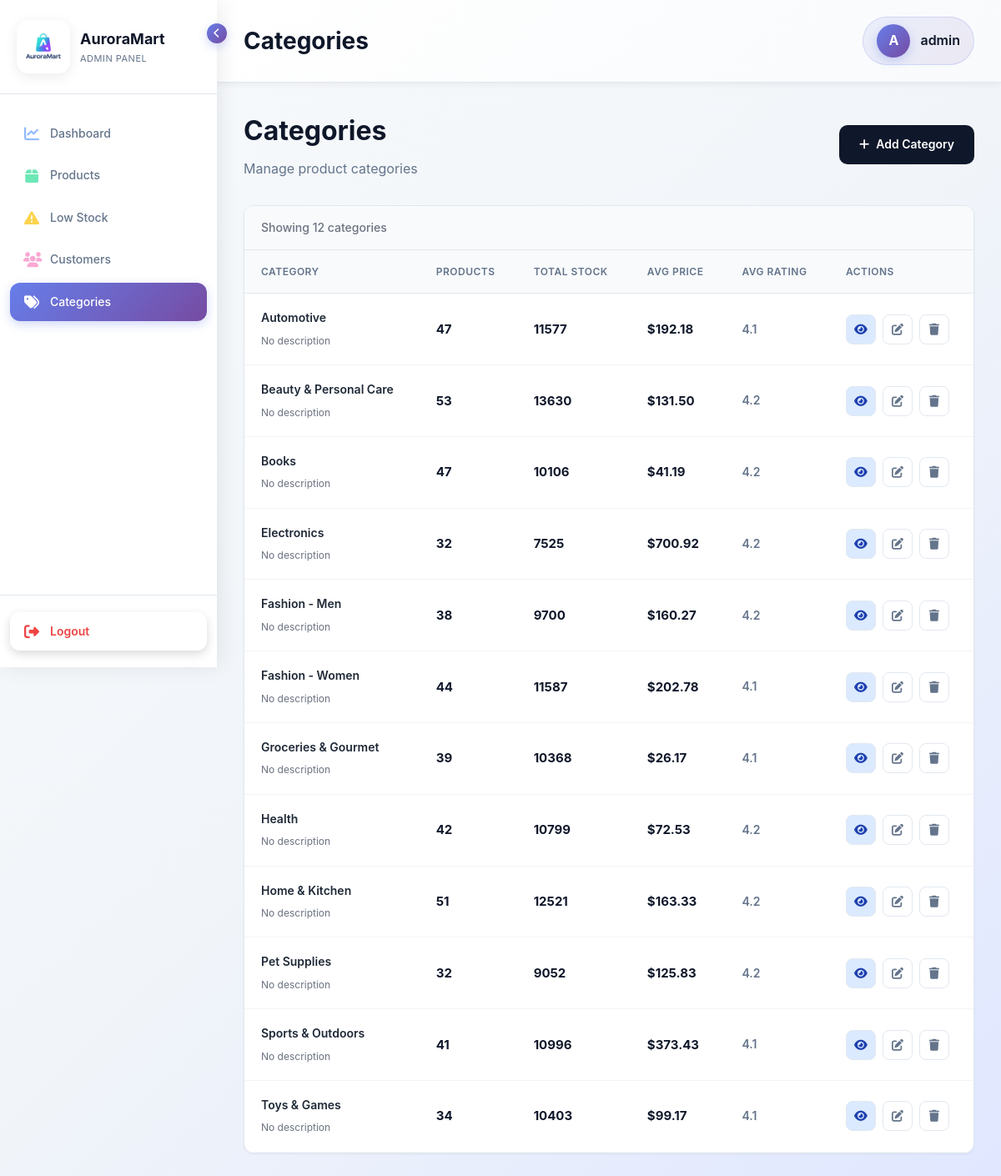
The page /adminpanel/categories/ (signed in) on the database its author committed.
### storefront/models.py (models this page shows, shortened)
class Customer(AbstractUser):
    username = models.CharField(
        max_length=150,
        unique=True,
        help_text='Required. 150 characters or fewer. Any characters allowed.',
        validators=[],  # No validators - allow any characters
        error_messages={
            'unique': "A user with that username already exists.",
        },
    )
    age = models.IntegerField(null=True, blank=True)
    gender = models.CharField(max_length=20, blank=True)
    employment_status = models.CharField(max_length=50, blank=True)
    occupation = models.CharField(max_length=100, blank=True)
    education = models.CharField(max_length=100, blank=True)
    household_size = models.IntegerField(null=True, blank=True)
    has_children = models.BooleanField(default=False)
    monthly_income_sgd = models.DecimalField(max_digits=10, decimal_places=2, null=True, blank=True, default=None)
    preferred_category = models.ForeignKey(Category, on_delete=models.SET_NULL, null=True, blank=True)

class Category(models.Model):
    name = models.CharField(max_length=100)
    description = models.TextField(blank=True)

### adminpanel/views/category_views.py (the view)
# urls.py: path('categories/', category_views.category_list, name='category_list'),
@login_required(login_url='adminpanel:login')
@user_passes_test(is_staff_user, login_url='adminpanel:login')
def category_list(request):
    categories = Category.objects.annotate(
        product_count=Count('product', filter=Q(product__is_active=True)),
        total_stock=Sum('product__stock', filter=Q(product__is_active=True)),
        avg_price=Avg('product__price', filter=Q(product__is_active=True)),
        avg_rating=Avg('product__rating', filter=Q(product__is_active=True))
    ).order_by('name')
    context = {
        'categories': categories,
    }
    return render(request, 'adminpanel/category/category_list.html', context)

### adminpanel/views/category_views.py (called while the page is built)
def is_staff_user(user):
    return user.is_authenticated and user.is_staff

### storefront/views.py (called while the page is built)
def cart_count(request):
    cart = request.session.get('cart', {})
    total_items = sum(int(qty) for qty in cart.values())
    return {
        'cart_count': total_items
    }

### adminpanel/templates/adminpanel/category/category_list.html (shortened to what this page needs)
{% extends 'adminpanel/base.html' %}
{% load static %}
{% block page_title %}Categories{% endblock %}
{% block content %}
<div class="page-header">
    <div>
        <h1 style="font-size: 32px; font-weight: 700; color: #0f172a; margin: 0;">Categories</h1>
        <p style="color: #64748b; margin: 8px 0 0 0;">Manage product categories</p>
    </div>
    <div class="header-actions">
        <a href="{% url 'adminpanel:category_add' %}" class="btn-add">
            <i class="fas fa-plus"></i>
            Add Category
        </a>
    </div>
</div>
{% if categories %}
<div class="products-table">
    <div class="results-info">
        Showing {{ categories.count }} categor{{ categories.count|pluralize:"y,ies" }}
    </div>
    <table>
        <thead>
            <tr>
                <th>Category</th>
                <th>Products</th>
                <th>Total Stock</th>
                <th>Avg Price</th>
                <th>Avg Rating</th>
                <th>Actions</th>
            </tr>
        </thead>
        <tbody>
            {% for category in categories %}
            <tr>
                <td>
                    <span class="product-name">{{ category.name }}</span>
                    {% if category.description %}
                    <span class="product-sku">{{ category.description|truncatewords:10 }}</span>
                    {% else %}
                    <span class="product-sku">No description</span>
                    {% endif %}
                </td>
                <td><span class="price">{{ category.product_count }}</span></td>
                <td><span class="price">{{ category.total_stock|default:0 }}</span></td>
                <td><span class="price">${{ category.avg_price|floatformat:2|default:"0.00" }}</span></td>
                <td>
                    {% if category.avg_rating %}
                    <span class="rating">{{ category.avg_rating|floatformat:1 }}</span>
                    {% else %}
                    <span class="rating">N/A</span>
                    {% endif %}
                </td>
                <td>
                    <div class="actions">
                        <a href="{% url 'adminpanel:category_detail' category.id %}" class="btn-icon btn-view" title="View Details">
                            <i class="fas fa-eye"></i>
                        </a>
                        <a href="{% url 'adminpanel:category_edit' category.id %}" class="btn-icon" title="Edit Category">
                            <i class="fas fa-edit"></i>
                        </a>
                        <a href="{% url 'adminpanel:category_delete' category.id %}" class="btn-icon btn-delete" title="Delete Category" onclick="return confirm('Are you sure you want to delete this category?');">
                            <i class="fas fa-trash"></i>
                        </a>
                    </div>
                </td>
            </tr>
            {% endfor %}
        </tbody>
    </table>
</div>
{% endif %}
{% endblock %}

### adminpanel/templates/adminpanel/base.html (shortened to what this page needs)
<!DOCTYPE html>
<html lang="en">
<head>
    {% load static %}
    <link rel="stylesheet" href="https://cdnjs.cloudflare.com/ajax/libs/font-awesome/6.4.0/css/all.min.css">
</head>
<body>
    <div class="sidebar" id="sidebar">
        <div class="sidebar-header">
            <div class="sidebar-logo">
                <img src="{% static 'images/Auroramart-logo.png' %}" alt="AuroraMart Logo">
            </div>
            <div class="sidebar-brand">
                <div class="brand-name">AuroraMart</div>
                <div class="brand-subtitle">Admin Panel</div>
            </div>
            <div class="sidebar-toggle" onclick="toggleSidebar()">
                <i class="fas fa-chevron-left"></i>
            </div>
        </div>
        <nav class="sidebar-nav">
            <div class="nav-item">
                <a href="{% url 'adminpanel:dashboard' %}" class="nav-link {% if request.resolver_match.url_name == 'dashboard' %}active{% endif %}">
                    <i class="fas fa-chart-line"></i>
                    <span class="nav-text">Dashboard</span>
                </a>
            </div>
            <div class="nav-item">
                <a href="{% url 'adminpanel:product_list' %}" class="nav-link {% if 'product' in request.resolver_match.url_name %}active{% endif %}">
                    <i class="fas fa-box"></i>
                    <span class="nav-text">Products</span>
                </a>
            </div>
            <div class="nav-item">
                <a href="{% url 'adminpanel:low_stock' %}" class="nav-link {% if request.resolver_match.url_name == 'low_stock' %}active{% endif %}">
                    <i class="fas fa-exclamation-triangle"></i>
                    <span class="nav-text">Low Stock</span>
                </a>
            </div>
            <div class="nav-item">
                <a href="{% url 'adminpanel:customer_list' %}" class="nav-link {% if 'customer' in request.resolver_match.url_name %}active{% endif %}">
                    <i class="fas fa-users"></i>
                    <span class="nav-text">Customers</span>
                </a>
            </div>
            <div class="nav-item">
                <a href="{% url 'adminpanel:category_list' %}" class="nav-link {% if 'category' in request.resolver_match.url_name %}active{% endif %}">
                    <i class="fas fa-tags"></i>
                    <span class="nav-text">Categories</span>
                </a>
            </div>
        </nav>
        <div class="sidebar-footer">
            {% if user.is_authenticated %}
            <a href="{% url 'adminpanel:logout' %}" class="logout-link">
                <i class="fas fa-sign-out-alt"></i>
                <span class="nav-text">Logout</span>
            </a>
            {% endif %}
        </div>
    </div>
    <div class="main-content">
        <div class="topbar">
            <h1 class="page-title">{% block page_title %}Dashboard{% endblock %}</h1>
            {% if user.is_authenticated %}
            <div class="user-info">
                <div class="user-avatar">{{ user.username|slice:":1"|upper }}</div>
                <span class="user-name">{{ user.username }}</span>
            </div>
            {% endif %}
        </div>
        <div class="content-wrapper">
            {% block content %}{% endblock %}
        </div>
    </div>
</body>
</html>

### adminpanel/templates/adminpanel/base.html (style rules this page uses)
* { margin: 0; padding: 0; box-sizing: border-box; }
body { font-family: -apple-system, BlinkMacSystemFont, 'Segoe UI', Roboto, Oxygen, Ubuntu, Cantarell, sans-serif; background: linear-gradient(135deg, #f8fafc 0%, #f1f5f9 50%, #e0e7ff 100%); background-attachment: fixed; color: #1e293b; line-height: 1.6; min-height: 100vh; }
.sidebar { position: fixed; left: 0; top: 0; height: 100vh; width: 260px; background: #ffffff; box-shadow: 4px 0 24px rgba(0, 0, 0, 0.08); transition: width 0.3s ease; z-index: 1000; display: flex; flex-direction: column; }
.sidebar-header { padding: 24px 20px; border-bottom: 1px solid #e2e8f0; display: flex; align-items: center; gap: 12px; }
.sidebar-logo { width: 64px; height: 64px; background: #ffffff; border-radius: 14px; display: flex; align-items: center; justify-content: center; flex-shrink: 0; padding: 4px; box-shadow: 0 4px 16px rgba(0, 0, 0, 0.08); }
.sidebar-logo img { width: 100%; height: 100%; object-fit: contain; }
.sidebar-brand { display: flex; flex-direction: column; transition: opacity 0.3s ease; }
.brand-name { font-size: 18px; font-weight: 700; color: #0f172a; }
.brand-subtitle { font-size: 11px; color: #64748b; text-transform: uppercase; letter-spacing: 0.5px; }
.sidebar-toggle { position: absolute; top: 28px; right: -12px; width: 24px; height: 24px; background: linear-gradient(135deg, #667eea 0%, #764ba2 100%); border-radius: 50%; display: flex; align-items: center; justify-content: center; cursor: pointer; box-shadow: 0 4px 12px rgba(102, 126, 234, 0.3); transition: transform 0.3s ease; }
.sidebar-toggle i { color: white; font-size: 12px; }
.sidebar-nav { flex: 1; padding: 20px 0; overflow-y: auto; }
.nav-item { margin: 4px 12px; }
.nav-link { display: flex; align-items: center; gap: 12px; padding: 12px 16px; color: #64748b; text-decoration: none; border-radius: 12px; transition: all 0.3s ease; font-weight: 500; font-size: 14px; position: relative; overflow: hidden; }
.nav-link::before { content: ''; position: absolute; top: 0; left: 0; width: 100%; height: 100%; background: #f8fafc; opacity: 0; transition: opacity 0.3s ease; }
.nav-link.active { background: linear-gradient(135deg, #667eea 0%, #764ba2 100%); color: white; box-shadow: 0 4px 12px rgba(102, 126, 234, 0.3); }
.nav-link.active i { color: white; }
.nav-link i { font-size: 18px; width: 20px; text-align: center; flex-shrink: 0; transition: transform 0.3s ease; }
.nav-link:not(.active) .fa-chart-line { color: #93bbff; }
.nav-link:not(.active) .fa-box { color: #6ee7b7; }
.nav-link:not(.active) .fa-exclamation-triangle { color: #fcd34d; }
.nav-link:not(.active) .fa-users { color: #f9a8d4; }
.nav-text { transition: opacity 0.3s ease; }
.sidebar-footer { padding: 20px 12px; border-top: 1px solid #e2e8f0; }
.logout-link { display: flex; align-items: center; gap: 12px; padding: 12px 16px; color: #ef4444; text-decoration: none; border-radius: 12px; transition: all 0.3s ease; font-weight: 600; font-size: 14px; background: #ffffff; box-shadow: 0 4px 12px rgba(0, 0, 0, 0.15); }
.logout-link i { font-size: 18px; width: 20px; text-align: center; color: #ef4444; transition: transform 0.3s ease; }
.main-content { margin-left: 260px; transition: margin-left 0.3s ease; min-height: 100vh; display: flex; flex-direction: column; }
.topbar { background: linear-gradient(135deg, #ffffff 0%, #f8fafc 100%); padding: 20px 32px; box-shadow: 0 2px 8px rgba(0,0,0,0.06); display: flex; justify-content: space-between; align-items: center; position: sticky; top: 0; z-index: 100; border-bottom: 1px solid #e2e8f0; }
.page-title { font-size: 28px; font-weight: 700; color: #0f172a; }
.user-info { display: flex; align-items: center; gap: 12px; padding: 8px 16px; background: linear-gradient(135deg, rgba(102, 126, 234, 0.1) 0%, rgba(118, 75, 162, 0.1) 100%); border-radius: 50px; border: 1px solid rgba(102, 126, 234, 0.2); }
.user-avatar { width: 40px; height: 40px; border-radius: 50%; background: linear-gradient(135deg, #667eea 0%, #764ba2 100%); display: flex; align-items: center; justify-content: center; color: white; font-weight: 700; font-size: 16px; box-shadow: 0 4px 12px rgba(102, 126, 234, 0.3); }
.user-name { font-weight: 600; color: #0f172a; }
.content-wrapper { flex: 1; padding: 32px; }

### rows shown on the page
Customer: username "A", username "admin"
Category: name "Automotive", description "No description", product_count "47", total_stock "11577", avg_price "192.18", avg_rating "4.1"
Category: name "Beauty & Personal Care", description "No description", product_count "53", total_stock "13630", avg_price "131.50", avg_rating "4.2"
Category: name "Books", description "No description", product_count "47", total_stock "10106", avg_price "41.19", avg_rating "4.2"
Category: name "Electronics", description "No description", product_count "32", total_stock "7525", avg_price "700.92", avg_rating "4.2"
Category: name "Fashion - Men", description "No description", product_count "38", total_stock "9700", avg_price "160.27", avg_rating "4.2"
Category: name "Fashion - Women", description "No description", product_count "44", total_stock "11587", avg_price "202.78", avg_rating "4.1"
Category: name "Groceries & Gourmet", description "No description", product_count "39", total_stock "10368", avg_price "26.17", avg_rating "4.1"
Category: name "Health", description "No description", product_count "42", total_stock "10799", avg_price "72.53", avg_rating "4.2"
Category: name "Home & Kitchen", description "No description", product_count "51", total_stock "12521", avg_price "163.33", avg_rating "4.2"
Category: name "Pet Supplies", description "No description", product_count "32", total_stock "9052", avg_price "125.83", avg_rating "4.2"
Category: name "Sports & Outdoors", description "No description", product_count "41", total_stock "10996", avg_price "373.43", avg_rating "4.1"
Category: name "Toys & Games", description "No description", product_count "34", total_stock "10403", avg_price "99.17", avg_rating "4.1"

### other values the page prints
{{ categories.count }} "12"
